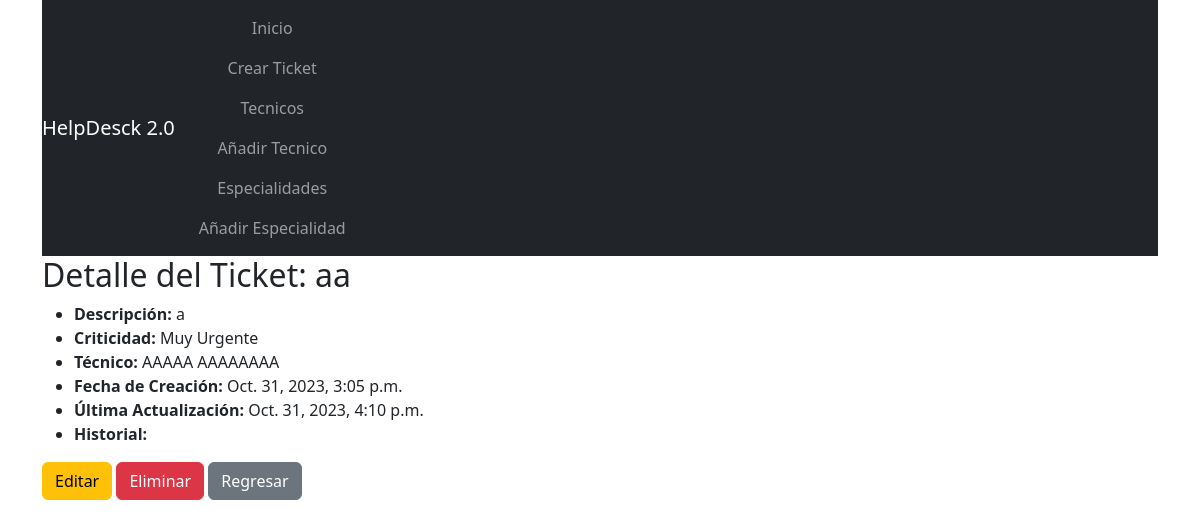
Before: /ticket_detail/10/ with the older database file.
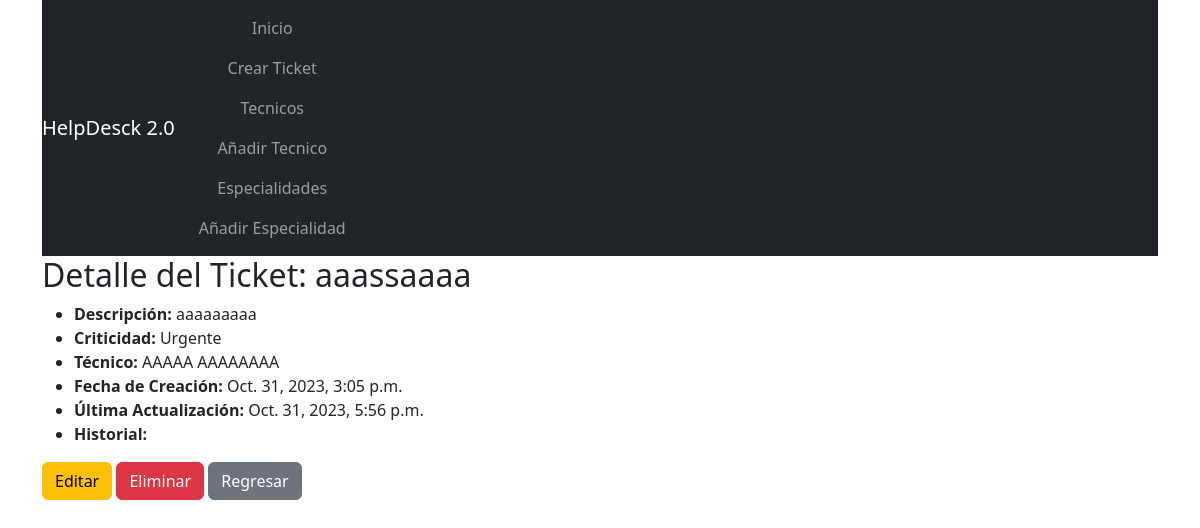
After: the same page with the newer database file.
### core/models.py (models this page shows, shortened)
class Ticket(models.Model):
    title = models.CharField(verbose_name="Title", max_length=50)
    description = models.TextField(verbose_name="Description")
    created_at = models.DateTimeField(auto_now_add=True,verbose_name="Created at")
    updated_at = models.DateTimeField(auto_now=True,verbose_name="Update at")
    tech = models.ForeignKey(Tech,verbose_name="Tech",on_delete=models.SET_NULL,null=True,blank=True)
    criticy = models.ForeignKey(Criticy,verbose_name="Criticy",on_delete=models.SET_NULL,null=True,blank=True)
    history = models.ManyToManyField(History,blank=True)

class Criticy(models.Model):
    level = models.CharField(verbose_name="level",max_length=50)
    def __str__(self) -> str:
        return self.level

class Tech(models.Model):
    name = models.CharField(verbose_name="Name",max_length=50)
    last_name = models.CharField(verbose_name="Last Name",max_length=50)
    speciality = models.ManyToManyField(Speciality,verbose_name="Speciality")

### core/views.py (the view)
# urls.py: path("ticket_detail/<int:pk>/",views.TicketDetailView.as_view(),name="ticket_detail"),
class TicketDetailView(DetailView):
    model = Ticket
    template_name = "ticket_detail.html"

### core/templates/ticket_detail.html
{% extends "base.html" %}
{% block content %}
<h2>Detalle del Ticket: {{ object.title }}</h2>
<ul>
    <li><strong>Descripción:</strong> {{ object.description }}</li>
    <li><strong>Criticidad:</strong> {{ object.criticy }}</li>
    <li><strong>Técnico:</strong> {{ object.tech.name }} {{ object.tech.last_name }}</li>
    <li><strong>Fecha de Creación:</strong> {{ object.created_at }}</li>
    <li><strong>Última Actualización:</strong> {{ object.updated_at }}</li>
    <li><strong>Historial:</strong> {% for h in object.history.all  %}{{ h.date }}<strong>Descripcion:</strong>{{ h.description }}{% endfor %}</li>
</ul>
<a href="{% url 'ticket_edit' object.id %}" class="btn btn-warning">Editar</a>
<a href="{% url 'ticket_confirm_delete' object.id %}" class="btn btn-danger">Eliminar</a>
<a href="{% url 'home' %}" class="btn btn-secondary">Regresar</a>
{% endblock %}

### core/templates/base.html (shortened to what this page needs)
<!DOCTYPE html>
<html lang="en">
<head>
    <link href="https://cdn.jsdelivr.net/npm/bootstrap@5.3.2/dist/css/bootstrap.min.css" rel="stylesheet">
    <link rel="stylesheet" href="https://cdn.jsdelivr.net/npm/bootstrap-icons@1.11.1/font/bootstrap-icons.css">
</head>
<body>
    <div class="container text-center">
        <nav class="navbar navbar-expand-lg navbar-dark bg-dark">
            <a href="{% url 'home' %}" class="navbar-brand">HelpDesck 2.0</a>
            <div class="collapse navbar-collapse"id="navbarNav">
                <ul class="navbar-nav">
                    <li class="nav-item active">
                        <a href="{% url 'home' %}" class="nav-link">Inicio</a>
                        <a href="{% url 'ticket_create' %}" class="nav-link">Crear Ticket</a>
                        <a href="{% url 'tech_list' %}" class="nav-link">Tecnicos</a>
                        <a href="{% url 'tech_create' %}" class="nav-link">Añadir Tecnico</a>
                        <a href="{% url 'speciality_list' %}" class="nav-link">Especialidades</a>
                        <a href="{% url 'speciality_create' %}" class="nav-link">Añadir Especialidad</a>
                    </li>
                </ul>
            </div>
        </nav>
    </div>
    <div class="container">
        {% block content %}
        {% endblock %}
    </div>
</body>
</html>

Changed rows visible on the page:
changed Ticket "AAAAA": title "aa" → "aaassaaaa"; description "a" → "aaaaaaaaa"; criticy "Muy Urgente" → "Urgente"; updated_at "Oct. 31, 2023, 4:10 p.m." → "Oct. 31, 2023, 5:56 p.m."
